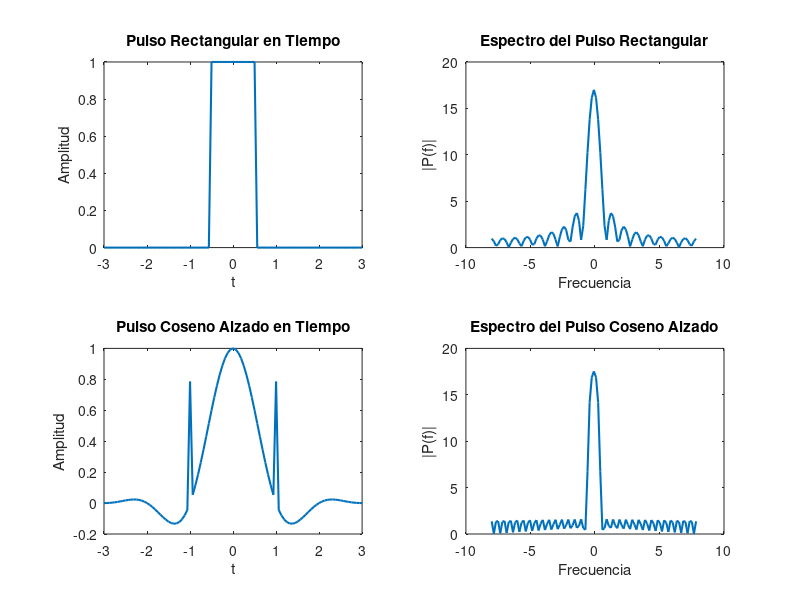

Here is the MATLAB script that generated this plot:
%% Parámetros
Ts = 1;        % Duración del símbolo
L = 16;        % Número de muestras por símbolo
a = 0.5;       % Factor de roll-off
t = -3:Ts/L:3; % Vector de tiempo para el eje x

%% Pulso coseno alzado (raised cosine)
p_rc = sinc(t/Ts) .* cos(pi*a*t/Ts) ./ (1 - (2*a*t/Ts).^2);

% Evitar NaN en t = ±Ts/(2*a)
p_rc(t == Ts/(2*a)) = pi/4;
p_rc(t == -Ts/(2*a)) = pi/4;

%% Pulso rectangular para comparación
p_rect = double(abs(t) <= Ts/2);

%% Transformada de Fourier (espectro)
N = length(t);
f = (-N/2:N/2-1)*(L/Ts/N);  % Frecuencia normalizada

P_rc = abs(fftshift(fft(p_rc)));
P_rect = abs(fftshift(fft(p_rect)));

%% Graficas
figure;

subplot(2,2,1)
plot(t, p_rect,'LineWidth',1.5)
title('Pulso Rectangular en Tiempo')
xlabel('t'); ylabel('Amplitud')

subplot(2,2,2)
plot(f, P_rect,'LineWidth',1.5)
title('Espectro del Pulso Rectangular')
xlabel('Frecuencia'); ylabel('|P(f)|')

subplot(2,2,3)
plot(t, p_rc,'LineWidth',1.5)
title('Pulso Coseno Alzado en Tiempo')
xlabel('t'); ylabel('Amplitud')

subplot(2,2,4)
plot(f, P_rc,'LineWidth',1.5)
title('Espectro del Pulso Coseno Alzado')
xlabel('Frecuencia'); ylabel('|P(f)|')

